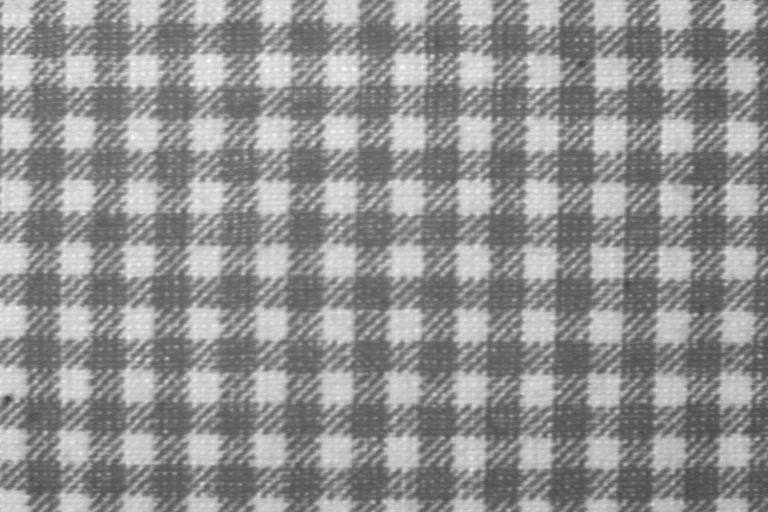
#> input picture images/e0/c3r1e0n1.tif, 768 x 512 px; its folder holds 4 pictures in this run
$ python GLCM.py   (older library calls are emulated)
#> lines starting #> are read from the running program, lines starting #| are printed output that depends on the picture
import numpy as np
from sklearn.model_selection import train_test_split
from sklearn.ensemble import RandomForestClassifier
from skimage.feature import graycomatrix, graycoprops, local_binary_pattern, hog
from skimage import io, color

# Veri kümesini yükleme
class1 = io.imread_collection('GLCM/images/e0/*.tif')
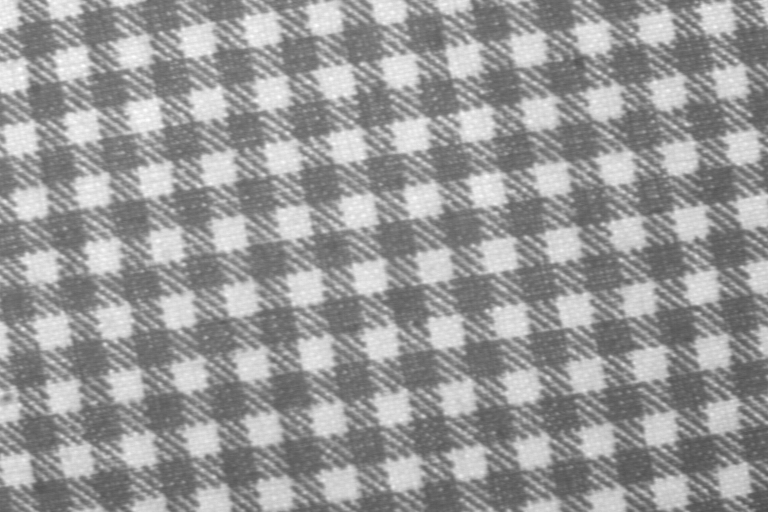
#> input picture images/e0/c3r1e0n10.tif, 768 x 512 px
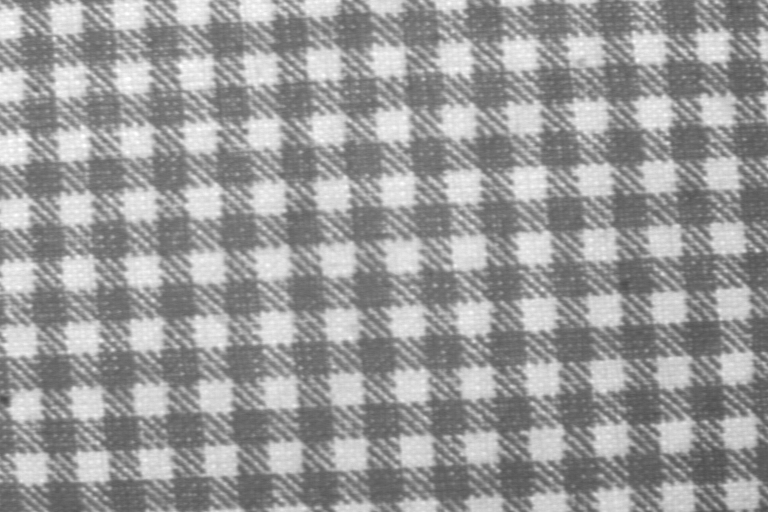
#> input picture images/e0/c3r1e0n11.tif, 768 x 512 px
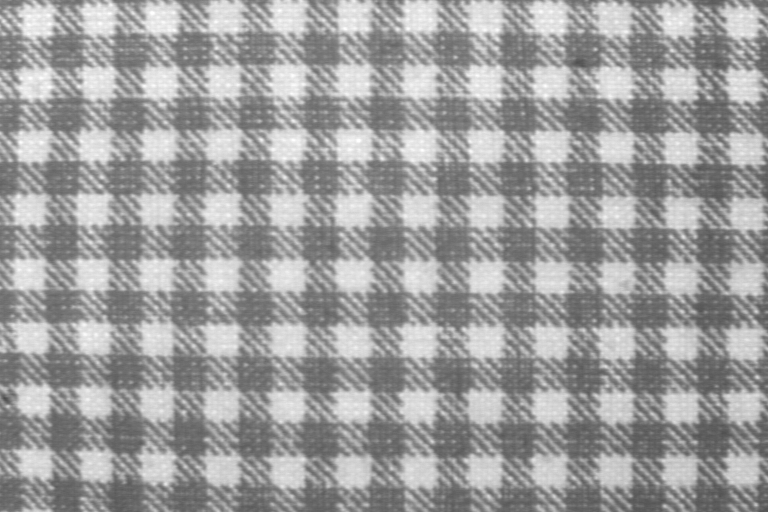
#> input picture images/e0/c3r1e0n12.tif, 768 x 512 px
#> class1 = 4 items
class2 = io.imread_collection('GLCM/images/e1/*.tif')
class3 = io.imread_collection('GLCM/images/e2/*.tif')
class4 = io.imread_collection('GLCM/images/e3/*.tif')
class5 = io.imread_collection('GLCM/images/e4/*.tif')
class6 = io.imread_collection('GLCM/images/e5/*.tif')
class7 = io.imread_collection('GLCM/images/e6/*.tif')
class8 = io.imread_collection('GLCM/images/e7/*.tif')


# Özellik çıkarma fonksiyonu
def extract_features(image):
    # GLCM matrisinin hesaplanması
    glcm = graycomatrix(image, distances=[1], angles=[0, np.pi/4, np.pi/2, 3*np.pi/4], levels=256, symmetric=True, normed=True)


    # Hesaplanacak özelliklerin belirlenmesi
    contrast = graycoprops(glcm, 'contrast').ravel()
    dissimilarity = graycoprops(glcm, 'dissimilarity').ravel()
    homogeneity = graycoprops(glcm, 'homogeneity').ravel()
    energy = graycoprops(glcm, 'energy').ravel()
    correlation = graycoprops(glcm, 'correlation').ravel()
    asm = graycoprops(glcm, 'ASM').ravel()
    mean = np.mean(glcm).ravel()

    # LBP özelliğinin hesaplanması
    lbp = local_binary_pattern(image, P=8, R=1)
    n_bins = int(lbp.max() + 1)
    hist, _ = np.histogram(lbp, density=True, bins=n_bins, range=(0, n_bins))

    lbp_hist = hist.ravel()

    # Tüm özelliklerin birleştirilmesi
    features = np.hstack([contrast, dissimilarity, homogeneity, energy, correlation, asm, mean, lbp_hist])

    return features

def calculate_features(images):
    features = []
    for image in images:
        feature = extract_features(image)
        features.append(feature)
#> this loop made 4 passes
#> (contrast in extract_features, dissimilarity in extract_features, homogeneity in extract_features, energy in extract_features, correlation in extract_features, asm in extract_features) on passes 1 to 3: ([64.62, 204.5, 91.18, 91.17], [6.06, 10.79, 7.24, 7.1], [0.192, 0.119, 0.153, 0.158], [0.0333, 0.0252, 0.029, 0.0288], [0.978, 0.932, 0.97, 0.97], [0.00111, 0.000635, 0.000842, 0.000827]), ([54.93, 97.06, 102, 200.4], [5.54, 7.3, 7.61, 10.54], [0.206, 0.155, 0.151, 0.129], [0.0358, 0.0294, 0.0297, 0.027], [0.983, 0.971, 0.969, 0.939], [0.00128, 0.000863, 0.000884, 0.000728]), ([61.03, 93.2, 96.99, 206.7], [5.87, 7.13, 7.44, 10.76], [0.197, 0.161, 0.154, 0.126], [0.0345, 0.0293, 0.0294, 0.0261], [0.982, 0.972, 0.971, 0.938], [0.00119, 0.000858, 0.000862, 0.000683])
#> pass 1, in extract_features, `lbp = local_binary_pattern(image, P=8, R=1)`:
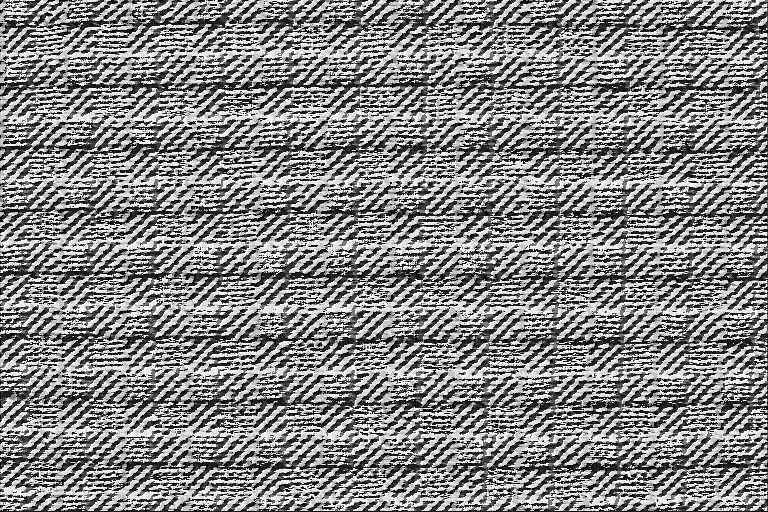
#> lbp: shape (512, 768) float64; min 0, max 255, mean 133.6
#> pass 2, in extract_features (call 2), `lbp = local_binary_pattern(image, P=8, R=1)`:
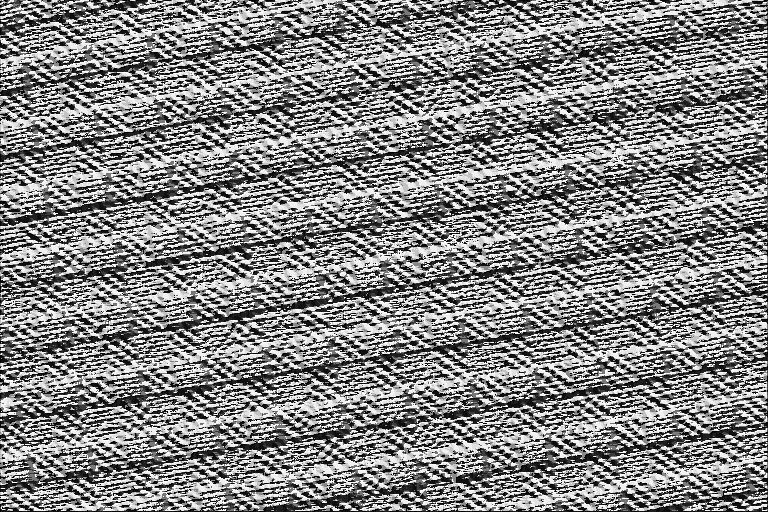
#> lbp: shape (512, 768) float64; min 0, max 255, mean 132.5
#> pass 3, in extract_features (call 3), `lbp = local_binary_pattern(image, P=8, R=1)`:
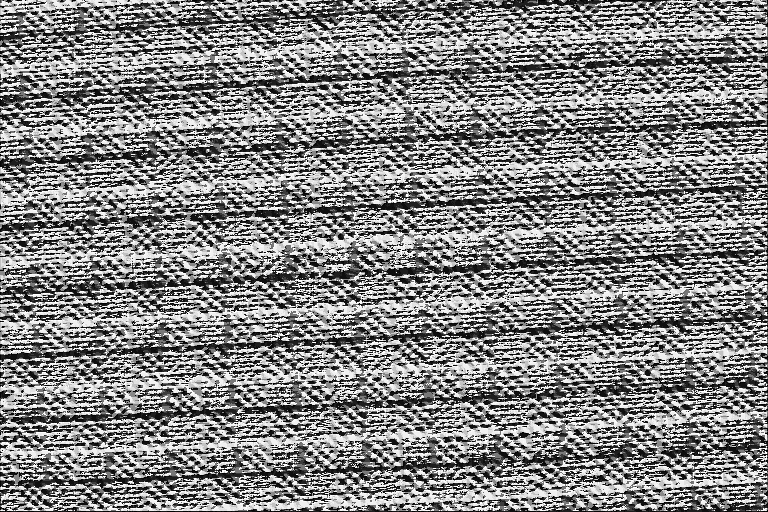
#> lbp: shape (512, 768) float64; min 0, max 255, mean 132.8
#> after the loop, features = 4 items
    return np.array(features)


# Özelliklerin hesaplanması
X_class1 = calculate_features(class1)
X_class2 = calculate_features(class2)
#> X_class2 = empty array
X_class3 = calculate_features(class3)
#> X_class3 = empty array
X_class4 = calculate_features(class4)
#> X_class4 = empty array
X_class5 = calculate_features(class5)
#> X_class5 = empty array
X_class6 = calculate_features(class6)
#> X_class6 = empty array
X_class7 = calculate_features(class7)
#> X_class7 = empty array
X_class8 = calculate_features(class8)
#> X_class8 = empty array

y_class1 = np.zeros(len(class1))
#> y_class1 = [0, 0, 0, 0]
y_class2 = np.ones(len(class2))
#> y_class2 = empty array
y_class3 = np.full(len(class3), 2)
#> y_class3 = empty array
y_class4 = np.full(len(class4), 3)
#> y_class4 = empty array
y_class5 = np.full(len(class5), 4)
#> y_class5 = empty array
y_class6 = np.full(len(class6), 5)
#> y_class6 = empty array
y_class7 = np.full(len(class7), 6)
#> y_class7 = empty array
y_class8 = np.full(len(class8), 7)
#> y_class8 = empty array


#Veri kümesinin birleştirilmesi
#> (the run stopped early here; a loop or call above may not have finished)
